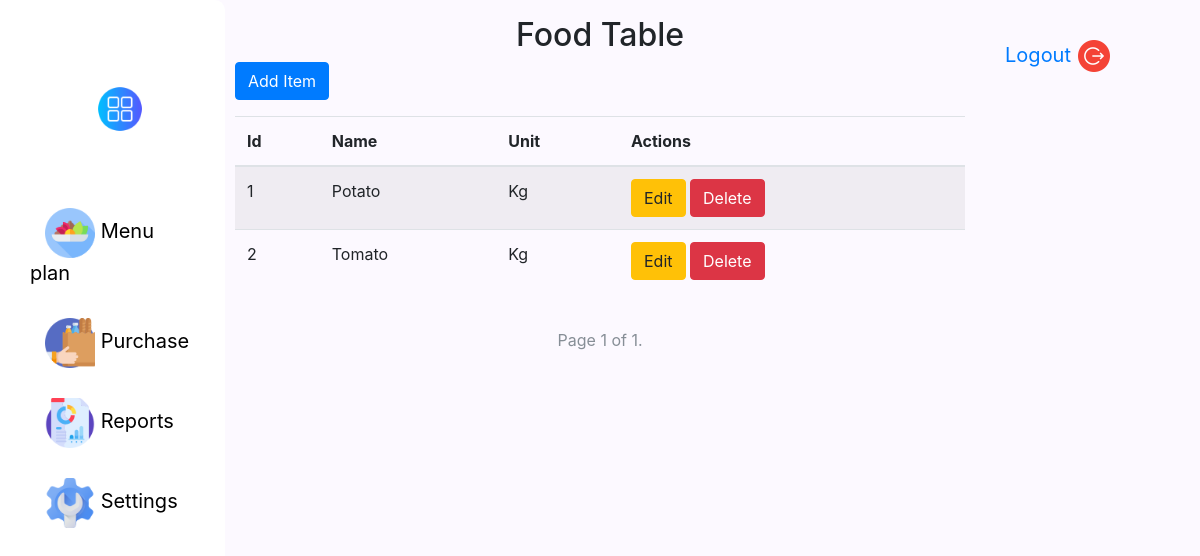
The page /pn/display_table/food/ on the database as committed earlier.
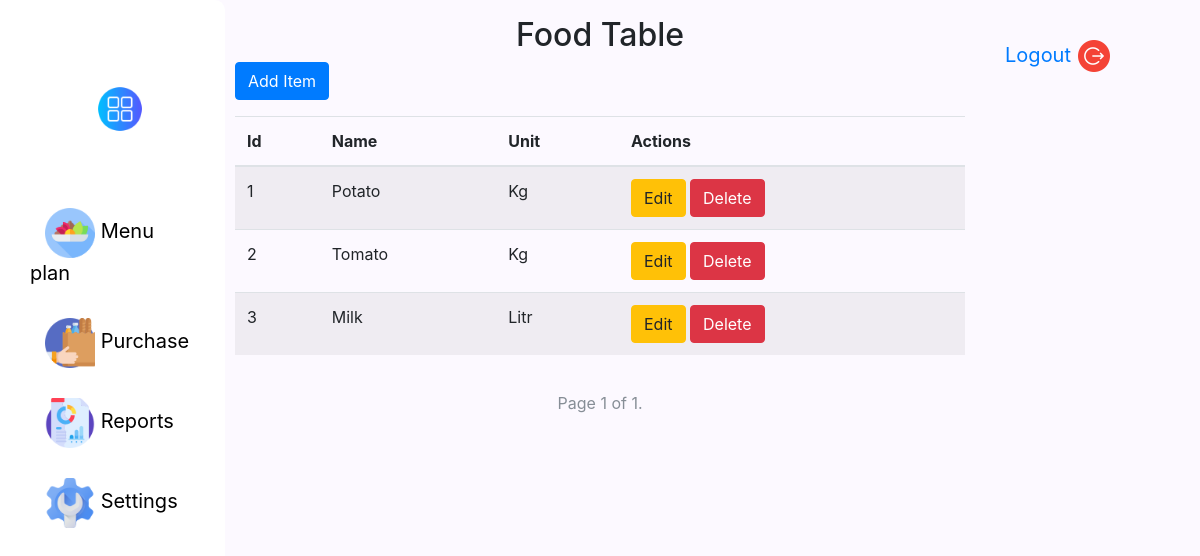
The same page on the database as committed later.
### pn/models.py (models this page shows, shortened)
class Unit(models.Model):
    name = models.CharField(max_length=255)
    def __str__(self):
        return self.name

class Food(models.Model):
    name = models.CharField(max_length=255)
    unit = models.ForeignKey(Unit, on_delete=models.CASCADE, default=1)

### pn/views.py (the view)
# urls.py: path('display_table/<str:model_name>/', views.display_table, name='display_table'),
def display_table(request, model_name):
    models = {
        'food': Food.objects.all(),
        'unit': Unit.objects.all(),
    }
    paginator = Paginator(models[model_name], 10)  # 10 items per page
    page = request.GET.get('page')
    try:
        items = paginator.page(page)
    except PageNotAnInteger:
        items = paginator.page(1)
    except EmptyPage:
        items = paginator.page(paginator.num_pages)
    context = {
        'model_name': model_name,
        'items': items,
        'fields': [field.name for field in models[model_name].model._meta.fields],
        'item_fields': [{field.name: getattr(item, field.name) for field in item._meta.fields} for item in items],
    }
    return render(request, 'display_table.html', context)

### pn/templates/display_table.html (shortened to what this page needs)
{% extends 'base_template.html' %}
{% block content %}
    <div class="container">
        <div class="row justify-content-center mt-3">
            <h2>{{ model_name|title }} Table</h2>
        </div>
        <div class="row justify-content-left mb-3">
            <a class="btn btn-primary" href="{% url 'add_item_view' model_name=model_name|lower %}">Add Item</a>
        </div>
        <div class="row justify-content-center">
            <div class="table-responsive">
                <table class="table table-striped">
                    <thead>
                        <tr>
                            {% for field in fields %}
                                <th>{{ field|title }}</th>
                            {% endfor %}
                            <th>Actions</th>
                        </tr>
                    </thead>
                    <tbody>
                        {% for item_fields in item_fields %}
                            <tr>
                                {% for field_name, field_value in item_fields.items %}
                                    <td>{{ field_value }}</td>
                                {% endfor %}
                                <td>
                                    <div class="btn-group" role="group">
                                        <form method="post" action="{% url 'edit_item_view' model_name=model_name|lower pk=item_fields.id %}" style="display: inline;">
                                            <button type="submit" class="btn btn-warning">Edit</button>
                                        </form>
                                        <form method="post" action="{% url 'delete_item_view' model_name=model_name|lower pk=item_fields.id %}" style="display: inline;">
                                            <button type="submit" class="btn btn-danger">Delete</button>
                                        </form>
                                    </div>
                                </td>
                            </tr>
                        {% endfor %}
                    </tbody>
                </table>
            </div>
        </div>
        <div class="row justify-content-center">
            <nav aria-label="Page navigation">
                <ul class="pagination">
                    <li class="page-item disabled">
                        Page {{ items.number }} of {{ items.paginator.num_pages }}.
                    </li>
                </ul>
            </nav>
        </div>
    </div>
{% endblock %}

Rows that differ between the two databases and show on the page:
now on this page (row unchanged): Unit: item_fields "3", name "Litr"
added Food: item_fields "Milk"
